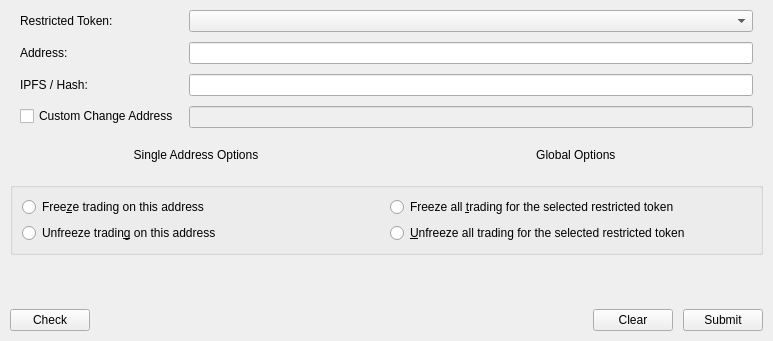
<?xml version="1.0" encoding="UTF-8"?>
<ui version="4.0">
 <class>FreezeAddress</class>
 <widget class="QWidget" name="FreezeAddress">
  <property name="geometry">
   <rect>
    <x>0</x>
    <y>0</y>
    <width>773</width>
    <height>341</height>
   </rect>
  </property>
  <property name="windowTitle">
   <string>Frame</string>
  </property>
  <layout class="QVBoxLayout" name="verticalLayout_2">
   <property name="spacing">
    <number>10</number>
   </property>
   <property name="leftMargin">
    <number>10</number>
   </property>
   <property name="topMargin">
    <number>10</number>
   </property>
   <property name="rightMargin">
    <number>10</number>
   </property>
   <property name="bottomMargin">
    <number>10</number>
   </property>
   <item>
    <layout class="QFormLayout" name="formLayout_2">
     <property name="horizontalSpacing">
      <number>10</number>
     </property>
     <property name="verticalSpacing">
      <number>10</number>
     </property>
     <property name="leftMargin">
      <number>10</number>
     </property>
     <property name="rightMargin">
      <number>10</number>
     </property>
     <item row="1" column="0">
      <widget class="QLabel" name="labelRestricted">
       <property name="text">
        <string>Restricted Token:</string>
       </property>
      </widget>
     </item>
     <item row="3" column="0">
      <widget class="QLabel" name="labelAddress">
       <property name="text">
        <string>Address:</string>
       </property>
      </widget>
     </item>
     <item row="3" column="1">
      <widget class="QValidatedLineEdit" name="lineEditAddress">
       <property name="maxLength">
        <number>50</number>
       </property>
      </widget>
     </item>
     <item row="5" column="0">
      <widget class="QCheckBox" name="checkBoxChangeAddress">
       <property name="text">
        <string>Custom Change Address</string>
       </property>
      </widget>
     </item>
     <item row="5" column="1">
      <widget class="QLineEdit" name="lineEditChangeAddress">
       <property name="enabled">
        <bool>false</bool>
       </property>
       <property name="maxLength">
        <number>50</number>
       </property>
      </widget>
     </item>
     <item row="1" column="1">
      <widget class="QComboBox" name="tokenComboBox"/>
     </item>
     <item row="4" column="0">
      <widget class="QLabel" name="labelTokenData">
       <property name="text">
        <string>IPFS / Hash:</string>
       </property>
      </widget>
     </item>
     <item row="4" column="1">
      <widget class="QLineEdit" name="lineEditTokenData"/>
     </item>
    </layout>
   </item>
   <item>
    <layout class="QHBoxLayout" name="horizontalLayout">
     <item>
      <widget class="QLabel" name="labelAddress_2">
       <property name="text">
        <string>Single Address Options</string>
       </property>
       <property name="alignment">
        <set>Qt::AlignCenter</set>
       </property>
      </widget>
     </item>
     <item>
      <widget class="QLabel" name="labelGlobal">
       <property name="text">
        <string>Global Options </string>
       </property>
       <property name="alignment">
        <set>Qt::AlignCenter</set>
       </property>
      </widget>
     </item>
    </layout>
   </item>
   <item>
    <layout class="QHBoxLayout" name="horizontalLayout_3">
     <item>
      <widget class="QGroupBox" name="groupBoxFreezeOptions">
       <property name="title">
        <string/>
       </property>
       <layout class="QVBoxLayout" name="verticalLayout_5">
        <item>
         <layout class="QHBoxLayout" name="horizontalLayout_4">
          <item>
           <layout class="QVBoxLayout" name="verticalLayout">
            <item>
             <widget class="QRadioButton" name="radioButtonFreezeAddress">
              <property name="text">
               <string>Free&amp;ze trading on this address</string>
              </property>
             </widget>
            </item>
            <item>
             <widget class="QRadioButton" name="radioButtonUnfreezeAddress">
              <property name="text">
               <string>Unfreeze tradin&amp;g on this address</string>
              </property>
             </widget>
            </item>
           </layout>
          </item>
          <item>
           <layout class="QVBoxLayout" name="verticalLayout_3">
            <item>
             <widget class="QRadioButton" name="radioButtonGlobalFreeze">
              <property name="text">
               <string>Freeze all &amp;trading for the selected restricted token</string>
              </property>
             </widget>
            </item>
            <item>
             <widget class="QRadioButton" name="radioButtonGlobalUnfreeze">
              <property name="text">
               <string>&amp;Unfreeze all trading for the selected restricted token</string>
              </property>
             </widget>
            </item>
           </layout>
          </item>
         </layout>
        </item>
       </layout>
      </widget>
     </item>
    </layout>
   </item>
   <item>
    <widget class="QLabel" name="labelWarning">
     <property name="text">
      <string/>
     </property>
    </widget>
   </item>
   <item>
    <layout class="QHBoxLayout" name="horizontalLayout_2">
     <item>
      <widget class="QPushButton" name="buttonCheck">
       <property name="text">
        <string>Check</string>
       </property>
      </widget>
     </item>
     <item>
      <spacer name="horizontalSpacer_3">
       <property name="orientation">
        <enum>Qt::Horizontal</enum>
       </property>
       <property name="sizeHint" stdset="0">
        <size>
         <width>40</width>
         <height>20</height>
        </size>
       </property>
      </spacer>
     </item>
     <item>
      <widget class="QPushButton" name="buttonClear">
       <property name="text">
        <string>Clear</string>
       </property>
      </widget>
     </item>
     <item>
      <widget class="QPushButton" name="buttonSubmit">
       <property name="text">
        <string>Submit</string>
       </property>
      </widget>
     </item>
    </layout>
   </item>
  </layout>
 </widget>
 <customwidgets>
  <customwidget>
   <class>QValidatedLineEdit</class>
   <extends>QLineEdit</extends>
   <header>qvalidatedlineedit.h</header>
  </customwidget>
 </customwidgets>
 <resources/>
 <connections/>
</ui>
